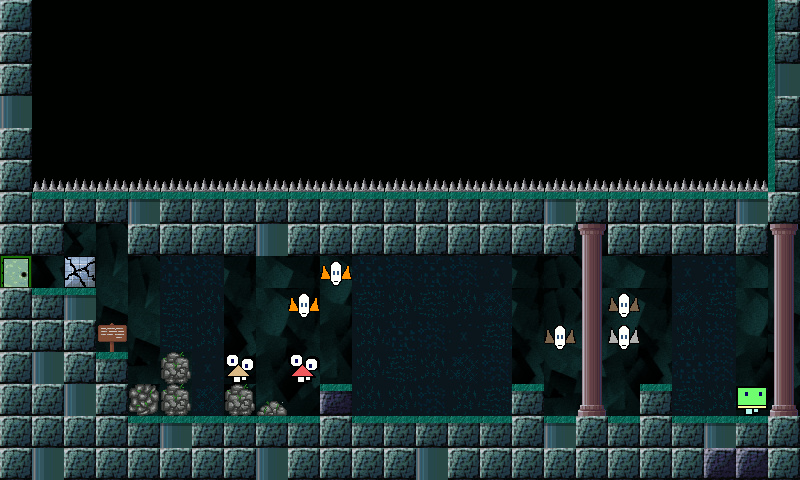

The image is a tile-based game level rendered from a .tmx file. Its description and complete source (layers, tilesets, objects, tile grids) follow:
An orthogonal 25x15 tile map with 32x32 px tiles, 6 tile layers (Layer 0 tiles, Layer 1 underlays tiles, Layer 2 underlays sprites and player, Layer 3 underlays sprites and mobs, ...), 6 tilesets.

<map version="1.0" tiledversion="1.0.3" orientation="orthogonal" renderorder="right-down" width="25" height="15" tilewidth="32" tileheight="32" nextobjectid="1">
 <tileset firstgid="1" name="0" tilewidth="32" tileheight="32" tilecount="800" columns="8">
  <image source="../images/map0Tiles.png" width="256" height="3200" />
 </tileset>
 <tileset firstgid="801" name="1" tilewidth="32" tileheight="32" tilecount="1512" columns="8">
  <image source="../images/map1UnderlaysTiles.png" width="256" height="6050" />
 </tileset>
 <tileset firstgid="2313" name="2" tilewidth="32" tileheight="32" tilecount="64" columns="8">
  <image source="../images/map2UnderlaysSpritesAndPlayer.png" width="256" height="256" />
 </tileset>
 <tileset firstgid="2377" name="3" tilewidth="32" tileheight="32" tilecount="368" columns="8">
  <image source="../images/map3UnderlaysSpritesAndMobs.png" width="256" height="1500" />
 </tileset>
 <tileset firstgid="2745" name="4" tilewidth="32" tileheight="32" tilecount="120" columns="8">
  <image source="../images/map4OverlaysSprites.png" width="256" height="500" />
 </tileset>
 <tileset firstgid="2865" name="5" tilewidth="32" tileheight="32" tilecount="1000" columns="8">
  <image source="../images/map5OverlaysTiles.png" width="256" height="4000" />
 </tileset>
 <layer name="Layer 0 tiles" width="25" height="15">
  <data encoding="csv">
141,64,64,64,64,64,64,64,64,64,64,64,64,64,64,64,64,64,64,64,64,64,64,64,141,
141,64,64,64,64,64,64,64,64,64,64,64,64,64,64,64,64,64,64,64,64,64,64,64,141,
141,64,64,64,64,64,64,64,64,64,64,64,64,64,64,64,64,64,64,64,64,64,64,64,286,
286,64,64,64,64,64,64,64,64,64,64,64,64,64,64,64,64,64,64,64,64,64,64,64,141,
141,64,64,64,64,64,64,64,64,64,64,64,64,64,64,64,64,64,64,64,64,64,64,64,141,
141,64,64,64,64,64,64,64,64,64,64,64,64,64,64,64,64,64,64,64,64,64,64,64,141,
141,141,141,141,286,141,141,141,141,141,141,141,141,141,141,141,141,286,141,141,141,141,141,286,141,
141,141,742,741,141,141,141,141,286,141,141,141,141,141,141,141,141,141,759,141,141,141,141,141,741,
196,760,759,749,741,742,743,744,743,744,743,741,742,743,744,743,744,741,742,743,744,741,742,743,749,
141,141,286,757,749,750,751,752,743,744,751,741,742,743,744,743,744,741,742,743,744,741,742,743,757,
141,141,141,765,757,758,759,760,751,752,759,749,750,751,752,751,752,749,750,751,752,749,750,751,765,
141,286,141,141,765,766,767,768,759,760,767,757,758,759,760,759,760,757,758,759,760,757,758,759,760,
141,141,286,141,765,766,767,768,767,768,143,765,766,767,768,767,141,765,766,767,141,765,766,767,768,
141,141,141,141,141,286,141,141,141,141,141,141,141,141,141,141,141,286,141,141,141,141,286,141,141,
141,286,141,141,141,141,141,141,286,141,141,141,141,286,141,141,141,141,141,141,141,141,143,143,141
</data>
 </layer>
 <layer name="Layer 1 underlays tiles" width="25" height="15">
  <data encoding="csv">
0,0,0,0,0,0,0,0,0,0,0,0,0,0,0,0,0,0,0,0,0,0,0,0,0,
0,0,0,0,0,0,0,0,0,0,0,0,0,0,0,0,0,0,0,0,0,0,0,0,0,
0,0,0,0,0,0,0,0,0,0,0,0,0,0,0,0,0,0,0,0,0,0,0,0,0,
0,0,0,0,0,0,0,0,0,0,0,0,0,0,0,0,0,0,0,0,0,0,0,0,0,
0,0,0,0,0,0,0,0,0,0,0,0,0,0,0,0,0,0,0,0,0,0,0,0,0,
0,0,0,0,0,0,0,0,0,0,0,0,0,0,0,0,0,0,0,0,0,0,0,0,0,
0,0,0,0,0,0,0,0,0,0,0,0,0,0,0,0,0,0,0,0,0,0,0,0,0,
0,0,0,0,0,0,0,0,0,0,0,0,0,0,0,0,0,0,0,0,0,0,0,0,0,
0,0,0,0,0,0,0,0,0,0,0,0,0,0,0,0,0,0,0,0,0,0,0,0,0,
0,0,0,0,0,0,0,0,0,0,0,0,0,0,0,0,0,0,0,0,0,0,0,0,0,
0,0,0,0,0,0,0,0,0,0,0,0,0,0,0,0,0,0,0,0,0,0,0,0,0,
0,0,0,0,0,0,0,0,0,0,0,0,0,0,0,0,0,0,0,0,0,0,0,0,0,
0,0,0,0,0,0,0,0,0,0,0,0,0,0,0,0,0,0,0,0,0,0,0,0,0,
0,0,0,0,0,0,0,0,0,0,0,0,0,0,0,0,0,0,0,0,0,0,0,0,0,
0,0,0,0,0,0,0,0,0,0,0,0,0,0,0,0,0,0,0,0,0,0,0,0,0
</data>
 </layer>
 <layer name="Layer 2 underlays sprites and player" width="25" height="15">
  <data encoding="csv">
0,0,0,0,0,0,0,0,0,0,0,0,0,0,0,0,0,0,0,0,0,0,0,0,0,
0,0,0,0,0,0,0,0,0,0,0,0,0,0,0,0,0,0,0,0,0,0,0,0,0,
0,0,0,0,0,0,0,0,0,0,0,0,0,0,0,0,0,0,0,0,0,0,0,0,0,
0,0,0,0,0,0,0,0,0,0,0,0,0,0,0,0,0,0,0,0,0,0,0,0,0,
0,0,0,0,0,0,0,0,0,0,0,0,0,0,0,0,0,0,0,0,0,0,0,0,0,
0,0,0,0,0,0,0,0,0,0,0,0,0,0,0,0,0,0,0,0,0,0,0,0,0,
0,0,0,0,0,0,0,0,0,0,0,0,0,0,0,0,0,0,0,0,0,0,0,0,0,
0,0,0,0,0,0,0,0,0,0,0,0,0,0,0,0,0,0,0,0,0,0,0,0,0,
0,0,0,0,0,0,0,0,0,0,0,0,0,0,0,0,0,0,0,0,0,0,0,0,0,
0,0,0,0,0,0,0,0,0,0,0,0,0,0,0,0,0,0,0,0,0,0,0,0,0,
0,0,0,0,0,0,0,0,0,0,0,0,0,0,0,0,0,0,0,0,0,0,0,0,0,
0,0,0,0,0,0,0,0,0,0,0,0,0,0,0,0,0,0,0,0,0,0,0,0,0,
0,0,0,0,0,0,0,0,0,0,0,0,0,0,0,0,0,0,0,0,0,0,0,2313,0,
0,0,0,0,0,0,0,0,0,0,0,0,0,0,0,0,0,0,0,0,0,0,0,0,0,
0,0,0,0,0,0,0,0,0,0,0,0,0,0,0,0,0,0,0,0,0,0,0,0,0
</data>
 </layer>
 <layer name="Layer 3 underlays sprites and mobs" width="25" height="15">
  <data encoding="csv">
2406,0,0,0,0,0,0,0,0,0,0,0,0,0,0,0,0,0,0,0,0,0,0,0,0,
0,0,0,0,0,0,0,0,0,0,0,0,0,0,0,0,0,0,0,0,0,0,0,0,0,
0,0,0,0,0,0,0,0,0,0,0,0,0,0,0,0,0,0,0,0,0,0,0,0,0,
0,0,0,0,0,0,0,0,0,0,0,0,0,0,0,0,0,0,0,0,0,0,0,0,0,
0,0,0,0,0,0,0,0,0,0,0,0,0,0,0,0,0,0,0,0,0,0,0,0,0,
0,2652,2652,2652,2652,2652,2652,2652,2652,2652,2652,2652,2652,2652,2652,2652,2652,2652,2652,2652,2652,2652,2652,2652,0,
0,0,0,0,0,0,0,0,0,0,0,0,0,0,0,0,0,0,0,0,0,0,0,0,0,
0,0,0,0,0,0,0,0,0,0,0,0,0,0,0,0,0,0,0,0,0,0,0,0,0,
2635,0,2699,0,0,0,0,0,0,0,2437,0,0,0,0,0,0,0,0,0,0,0,0,0,0,
0,0,0,0,0,0,0,0,0,2437,0,0,0,0,0,0,0,0,0,2438,0,2438,0,0,0,
0,0,0,2709,0,0,0,0,0,0,0,0,0,0,0,0,0,2438,0,2439,0,0,0,0,0,
0,0,0,0,0,2703,0,2427,0,2428,0,0,0,0,0,0,0,0,0,0,0,0,0,0,0,
0,0,0,0,2704,2703,2426,2703,2708,0,0,0,0,2407,0,0,0,0,0,0,0,0,0,0,0,
0,0,0,0,0,0,0,0,0,0,0,0,0,0,0,0,0,0,0,0,0,0,0,0,0,
0,0,0,0,0,0,0,0,0,0,0,0,0,0,0,0,0,0,0,0,0,0,0,0,0
</data>
 </layer>
 <layer name="Layer 4 overlays sprites" width="25" height="15">
  <data encoding="csv">
0,0,0,0,0,0,0,0,0,0,0,0,0,0,0,0,0,0,0,0,0,0,0,0,0,
0,0,0,0,0,0,0,0,0,0,0,0,0,0,0,0,0,0,0,0,0,0,0,0,0,
0,0,0,0,0,0,0,0,0,0,0,0,0,0,0,0,0,0,0,0,0,0,0,0,0,
0,0,0,0,0,0,0,0,0,0,0,0,0,0,0,0,0,0,0,0,0,0,0,0,0,
0,0,0,0,0,0,0,0,0,0,0,0,0,0,0,0,0,0,0,0,0,0,0,0,0,
0,0,0,0,0,0,0,0,0,0,0,0,0,0,0,0,0,0,0,0,0,0,0,0,0,
0,0,0,0,0,0,0,0,0,0,0,0,0,0,0,0,0,0,0,0,0,0,0,0,0,
0,0,0,0,0,0,0,0,0,0,0,0,0,0,0,0,0,0,0,0,0,0,0,0,0,
0,0,0,0,0,0,0,0,0,0,0,0,0,0,0,0,0,0,0,0,0,0,0,0,0,
0,0,0,0,0,0,0,0,0,0,0,0,0,0,0,0,0,0,0,0,0,0,0,0,0,
0,0,0,0,0,0,0,0,0,0,0,0,0,0,0,0,0,0,0,0,0,0,0,0,0,
0,0,0,0,0,0,0,0,0,0,0,0,0,0,0,0,0,0,0,0,0,0,0,0,0,
0,0,0,0,0,0,0,0,0,0,0,0,0,0,0,0,0,0,0,0,0,0,0,0,0,
0,0,0,0,0,0,0,0,0,0,0,0,0,0,0,0,0,0,0,0,0,0,0,0,0,
0,0,0,0,0,0,0,0,0,0,0,0,0,0,0,0,0,0,0,0,0,0,0,0,0
</data>
 </layer>
 <layer name="Layer 5 overlays tiles" width="25" height="15">
  <data encoding="csv">
3117,0,0,0,0,0,0,0,0,0,0,0,0,0,0,0,0,0,0,0,0,0,0,0,3148,
0,0,0,0,0,0,0,0,0,0,0,0,0,0,0,0,0,0,0,0,0,0,0,0,3148,
0,0,0,0,0,0,0,0,0,0,0,0,0,0,0,0,0,0,0,0,0,0,0,0,3148,
0,0,0,0,0,0,0,0,0,0,0,0,0,0,0,0,0,0,0,0,0,0,0,0,3148,
0,0,0,0,0,0,0,0,0,0,0,0,0,0,0,0,0,0,0,0,0,0,0,0,3148,
0,0,0,0,0,0,0,0,0,0,0,0,0,0,0,0,0,0,0,0,0,0,0,0,3148,
0,3145,3145,3145,3145,3145,3145,3145,3145,3145,3145,3145,3145,3145,3145,3145,3145,3145,3145,3145,3145,3145,3145,3145,0,
0,0,0,0,0,0,0,0,0,0,0,0,0,0,0,0,0,0,2953,0,0,0,0,0,2953,
0,0,0,0,0,3029,3030,0,0,0,0,3029,3030,3029,3030,3031,0,0,2957,0,0,3031,3029,0,2957,
0,3145,3145,0,0,3037,3038,0,0,0,0,3037,3038,3037,3038,3039,0,0,2957,0,0,3039,3037,0,2957,
0,0,0,0,0,3037,3038,0,0,0,0,3038,3029,3030,3031,3037,0,0,2957,0,0,3038,3030,0,2957,
0,0,0,3145,0,0,3031,0,0,0,0,3038,3037,3038,3039,3030,0,0,2957,0,0,3029,3030,0,2957,
0,0,0,0,0,0,3039,0,0,0,3145,3038,3038,3030,3038,3037,3145,0,2907,0,3145,3037,3038,0,2907,
0,0,0,0,3145,3145,3145,3145,3145,3145,0,3145,3145,3145,3145,3145,0,3145,0,3145,0,3145,3145,3145,0,
0,0,0,0,0,0,0,0,0,0,0,0,0,0,0,0,0,0,0,0,0,0,0,0,0
</data>
 </layer>
</map>
